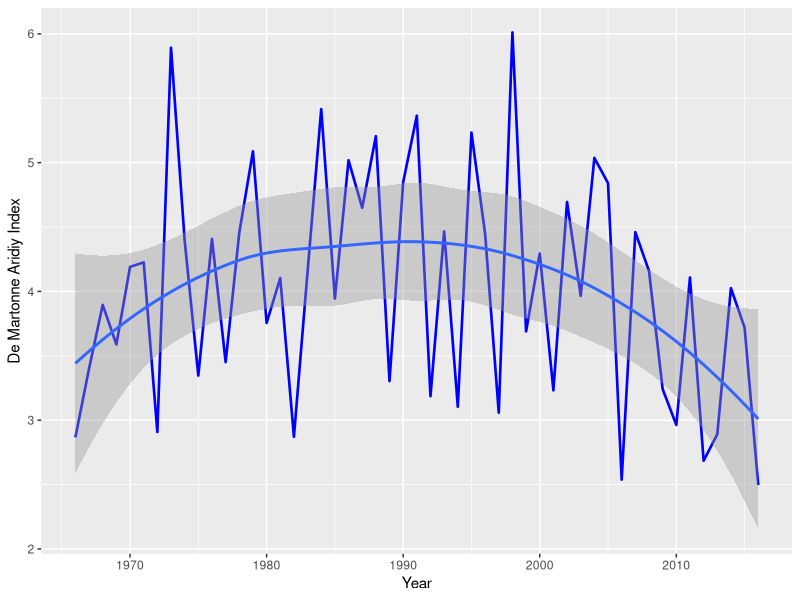
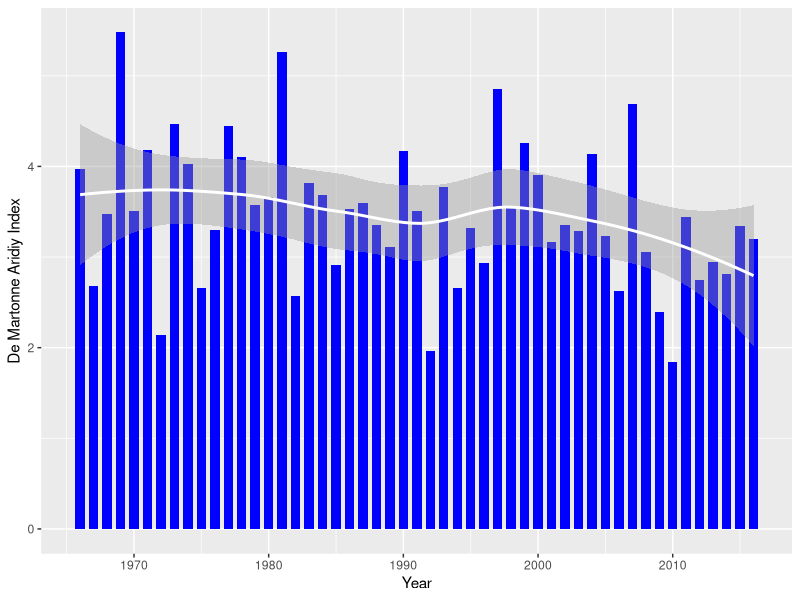
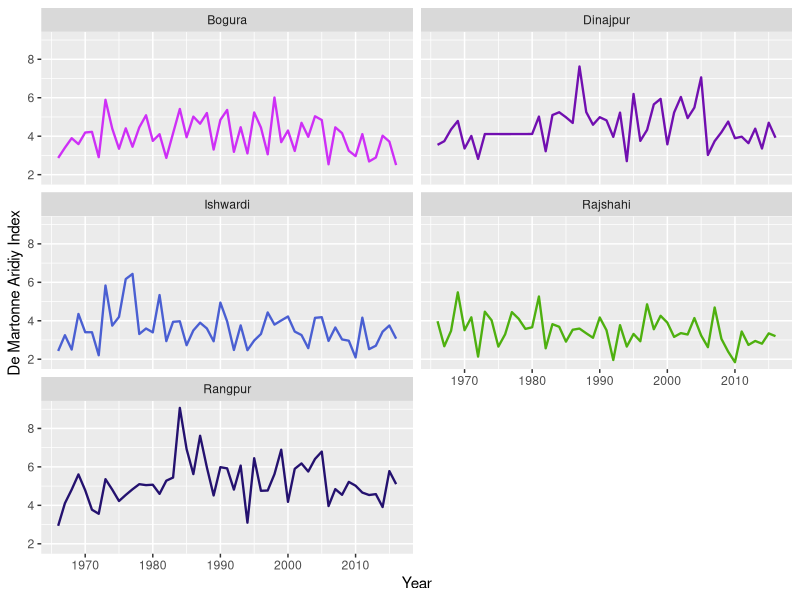
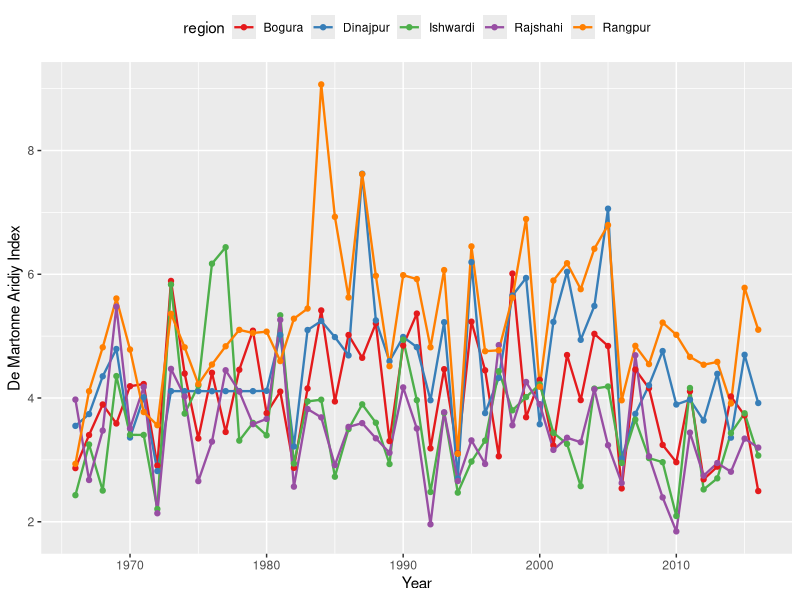
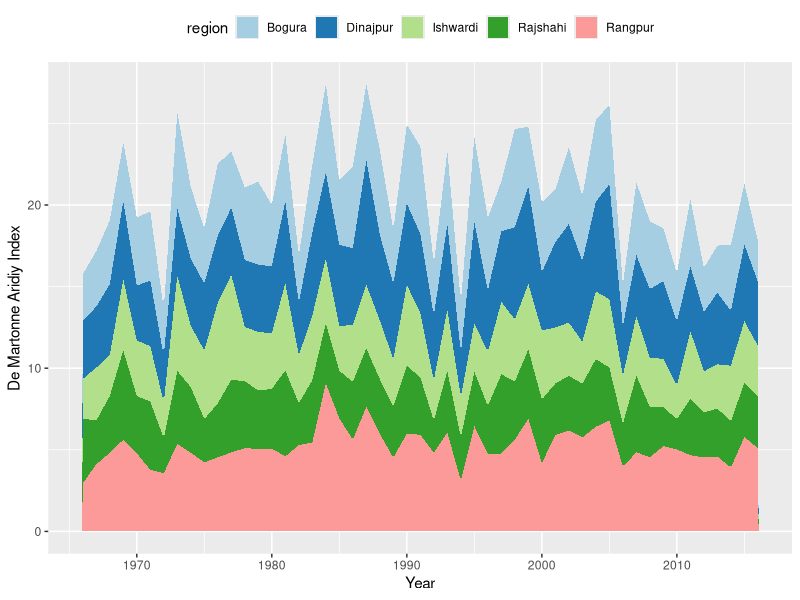
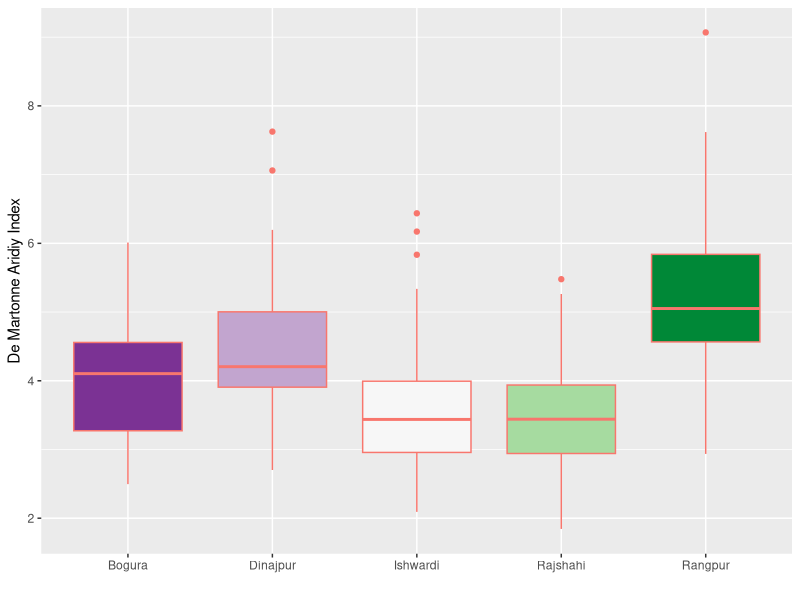
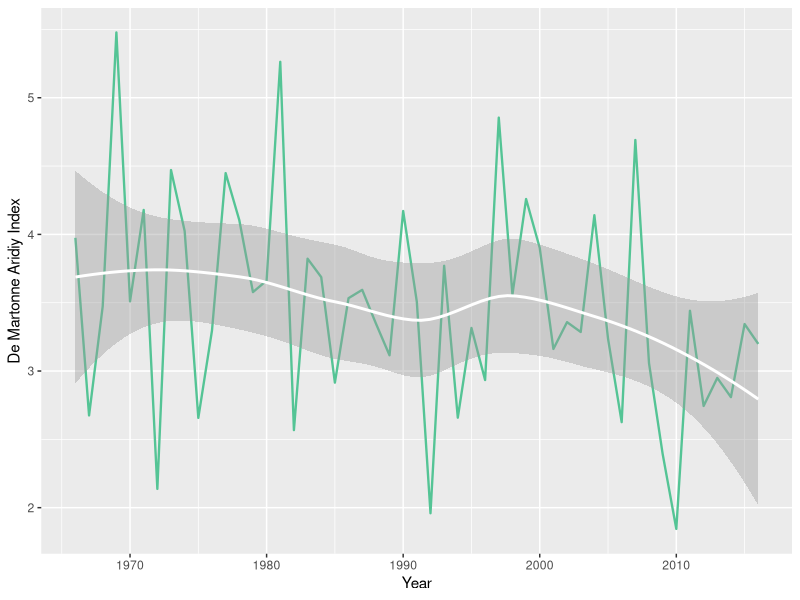
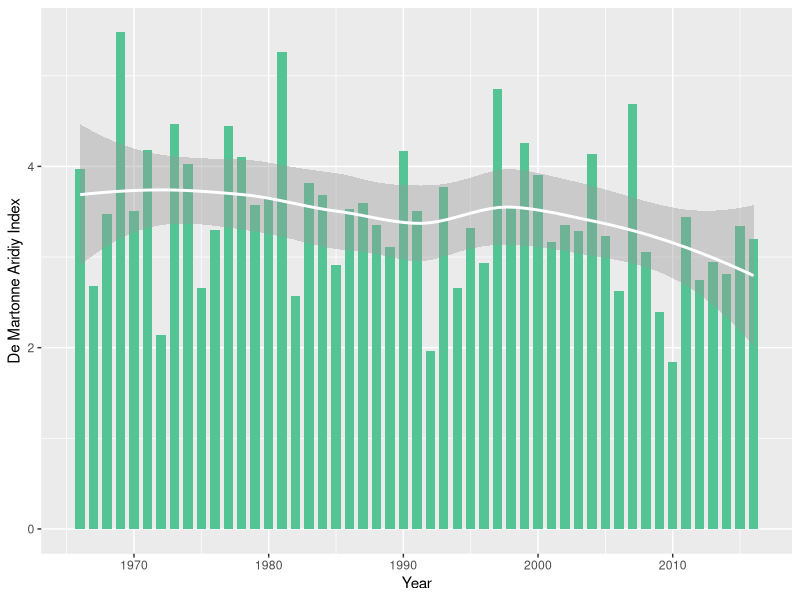

Reproduce these figures in R, in order.
library(tidyverse)
library(RColorBrewer)

idm <- read_csv("data/idm.csv") 

View(idm)

idm_tidy <- idm %>% pivot_longer(2:6, names_to = "region", values_to = "idm")

## Bogura

idm %>% ggplot(aes(x=Year, y = Bogura, group =1))+
  geom_line(size=0.9, color="blue")+
  labs(y="De Martonne Aridiy Index")+
  geom_smooth()


idm_tidy %>% filter(region=="Rajshahi") %>% 
  ggplot(aes(x=Year, y = idm))+
  geom_bar(stat="identity", fill="blue", width=0.7)+
  labs(y="De Martonne Aridiy Index")+
  geom_smooth(color="white")

col <- c("#54C495", "#3BBFB2", "#4CB6C7", "#75A9D0", "#9E9ACA")

dma <- function(r, col, col2){
  idm_tidy %>% filter(region==r) %>% 
    ggplot(aes(x=Year, y = idm, group =1))+
    geom_line(size=0.8, color=col)+
    labs(y="De Martonne Aridiy Index")+
  geom_smooth(color=col2)
  
  ggsave(filename = paste0("output/idm_",r,".png"), dpi = 300)
  
  ## Bar chart
  idm_tidy %>% filter(region==r) %>% 
    ggplot(aes(x=Year, y = idm))+
    geom_bar(stat="identity", fill=col, width=0.7)+
    labs(y="De Martonne Aridiy Index")+
    geom_smooth(color=col2)
  
  ggsave(filename = paste0("output/idm_bar_",r,".png"), dpi = 300)
}

dma("Rajshahi", col = "#54C495", col2 = "white")
dma("Bogura", col = "#3BBFB2", col2 = "white")
dma("Dinajpur", col = "#4CB6C7", col2 = "white")
dma("Ishwardi", col = "#75A9D0", col2 = "white")
dma("Rangpur", col = "#9E9ACA", col2 = "white")

## All in one plot

idm_tidy %>% ggplot(aes(x=Year, y = idm, color = region, group=1))+
  geom_line(size=0.8)+
  facet_wrap(~region, nrow=3)+
  labs(y="De Martonne Aridiy Index")+
  scale_color_manual(values = c("#CE2FF6", "#710FB0", 
                               "#4A5FD2", "#4EB00F", "#24116F"))+
  theme(legend.position = "none")

ggsave("output/idm_all_facet.png", dpi = 300)


## All lines in same graph

idm_tidy %>% ggplot(aes(Year, idm, color = region))+
  geom_line(size=0.8)+
  labs(y="De Martonne Aridiy Index")+
  scale_color_brewer(palette="Set1")+
  geom_point()+
  theme(legend.position = "top")

ggsave("output/idm_all.png", dpi = 300)

## Area Chart

idm_tidy %>% ggplot(aes(Year, idm, fill = region))+
  geom_area(size=0.8)+
  labs(y="De Martonne Aridiy Index")+
  scale_fill_brewer(palette="Paired")+
  theme(legend.position = "top")

ggsave("output/idm_area.png", dpi = 300)

## Boxplot 

idm_tidy %>% ggplot(aes(x=region, y=idm, color = "blue", fill=region))+
  geom_boxplot(show.legend = FALSE)+
  labs(x="", y="De Martonne Aridiy Index")+
  scale_fill_brewer(palette="PRGn")
ggsave("output/idm_box.png", dpi = 300) 


# Change Bogura to Bogra

idm_tidy <- idm_tidy %>% 
  mutate(region = replace(region, region == "Bogura", "Bogra"))
